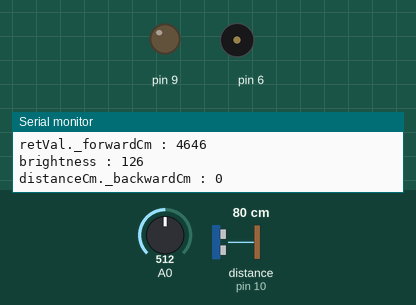
A sketch run on a simulated Arduino Uno, built with avr-gcc and run on an emulated ATmega328P. Shown: output pins drawn as LEDs (lit = HIGH), buzzer (waves = sounding), the last lines printed to the serial monitor. Wiring (inferred from the names in the program): ultrasonic range finder: trigger pin 3; echo pin 10. The test bench sets the inputs (shaded band); at power-on: distance to the obstacle (sensor on pin 10) 80 cm, A0 = 512. The echo pulse lasts 58.3 µs per cm; pins used as bus, display or sensor lines are not drawn.

Above: at 1.2 s.
1.3 s: distance to the obstacle (sensor on pin 10) set to 25 cm
4.3 s: distance to the obstacle (sensor on pin 10) set to 22 cm
At 5.4 s:
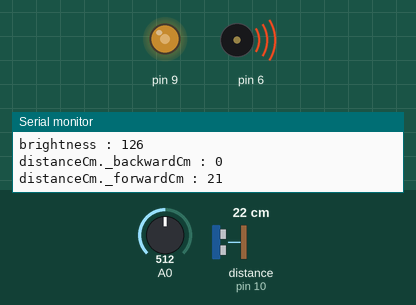
5.9 s: A0 set to 50
At 6.5 s:
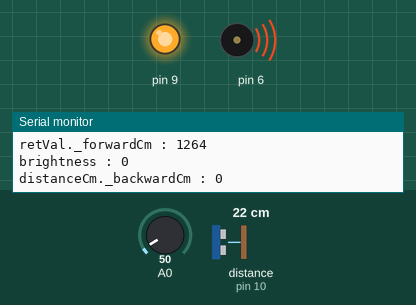
7.5 s: A0 set to 716
At 8.9 s:
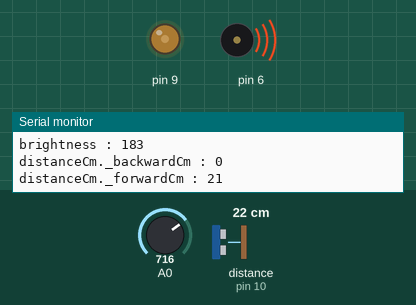
9.2 s: A0 set to 900
At 10.1 s:
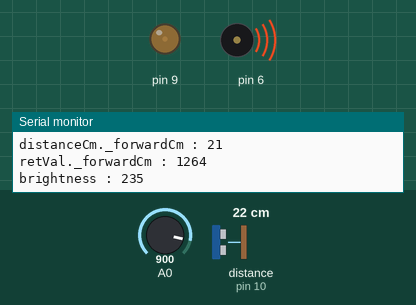
10.8 s: A0 set to 980
At 12.3 s:
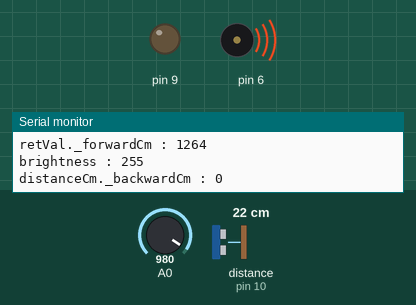
Timing chart, 0 to 13.4 s (numbered marks = the images above; inputs shaded):
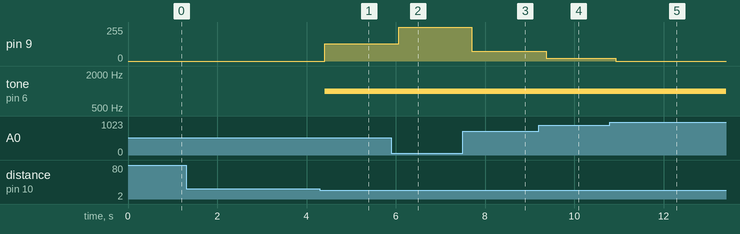

Measured:
- the behaviour switches between 24 and 23 cm on distance to the obstacle (sensor on pin 10) (found by bisection; images 0 and 1)
- after the input at 4.3 s, pin 9: 0/255 → 129/255 after 0.11 s; tone on pin 6: silent → 1000 Hz after 0.11 s
- after the input at 5.9 s, pin 9: 129/255 → 255/255 after 0.17 s
- after the input at 7.5 s, pin 9: 255/255 → 72/255 after 0.21 s
- after the input at 9.2 s, pin 9: 72/255 → 20/255 after 0.17 s
- after the input at 10.8 s, pin 9: 20/255 → 0/255 after 0.13 s

The sketch:

CollisionAlert_Nano.ino
```cpp
#include "./Wheelchair_Core.h"

// CollisionAlert.hpp
extern int MIN_GL5537_THRESHOLD; //최소 조도 센서 측정 임계 값
extern int MAX_GL5537_THRESHOLD; //최대 조도 센서 측정 임계 값
extern unsigned long COLLISION_ALERT_CM_THRESHOLD; //충돌 경고 임계 값 (cm 단위)

// GimbalStabilizer.hpp

WHEELCHAIR wheelchair;

/// <summary>
/// 한 번 실행
/// </summary>
void setup()
{
#ifdef DEBUG_MODE
  Serial.begin(BITS_PER_SECONDS);
#endif

  wheelchair.Init();

  //충돌 경고 위한 임계 값 설정
  MIN_GL5537_THRESHOLD = 60; //최소 조도 센서 측정 임계 값
  MAX_GL5537_THRESHOLD = 970; //최대 조도 센서 측정 임계 값
  COLLISION_ALERT_CM_THRESHOLD = (MIN_HCSR04_CM_RANGE + 20); //충돌 경고 임계 값 (cm 단위)
}

/// <summary>
/// 반복 실행
/// </summary>
void loop()
{
	wheelchair.RunTask();
}
```

Wheelchair.hpp
```cpp
#ifndef _WHEELCHAIR_HPP_
#define _WHEELCHAIR_HPP_

#include "./Wheelchair_Core.h"

/// <summary>
/// 휠체어 제어
/// </summary>
class WHEELCHAIR
{
public:
	/// <summary>
	/// WHEELCHAIR 생성자
	/// </summary>
	WHEELCHAIR()
	{
	}

	/// <summary>
	/// WHEELCHAIR 소멸자
	/// </summary>
	~WHEELCHAIR()
	{
	}

	/// <summary>
	/// 초기화 작업 수행
	/// </summary>
	void Init()
	{
		this->_collisionAlert.Init();
	}

	/// <summary>
	/// 작업 수행
	/// </summary>
	void RunTask()
	{
		this->_collisionAlert.RunTask();
	}

private:
	COLLISION_ALERT _collisionAlert; //충돌 경고
};
#endif
```

Wheelchair_Core.h
```cpp
#ifndef _WHEELCHAIR_CORE_H_
#define _WHEELCHAIR_CORE_H_

#define _VAR_DUMP(name, value) Serial.println(String(name) + " : " +  String(value)); //시리얼 통신에 "name : value" 출력
#define VAR_DUMP(var) _VAR_DUMP(#var, (var))
#define ERROR_LOG(msg) _VAR_DUMP("Error", msg) //오류 로그 출력

#define LENGTH(array) ((sizeof(array)) / (sizeof(array[0])))

#define ARDUINO_RESOLUTION_IN_BITS 10 //아두이노의 비트 단위 해상도
#define MIN_ADC_VALUE 0 //최소 아날로그-디지털 신호 변환 (ADC) 값
#define MAX_ADC_VALUE (((1) << ARDUINO_RESOLUTION_IN_BITS) - 1) //최대 아날로그-디지털 신호 변환 (ADC) 값
#define MIN_PWM_VALUE 0 //최소 펄스 폭 변조 (PWM) 값
#define MAX_PWM_VALUE 255 //최대 펄스 폭 변조 (PWM) 값
#define BITS_PER_SECONDS 9600 //시리얼 통신 위한 초당 비트 단위 전송 속도

#define DEBUG_MODE
#ifndef DEBUG_MODE
#define VAR_DUMP(var) //do nothing
#define ERROR_LOG(msg) //do nothing
#endif

#include <stdint.h>
#include <Arduino.h> // https://github.com/arduino/ArduinoCore-avr

#pragma message("--- Compile Target Architecture ---")
#if defined(ARDUINO_ARCH_AVR)
#pragma message("ARDUINO_ARCH_AVR")
#elif defined(ARDUINO_ARCH_SAM)
#pragma message("ARDUINO_ARCH_SAM")
#elif defined(ARDUINO_ARCH_SAMD)
#pragma message("ARDUINO_ARCH_SAMD")
#elif defined(ARDUINO_ARCH_STM32F4)
#pragma message("ARDUINO_ARCH_STM32F4")
#elif defined(ARDUINO_ARCH_NRF52)
#pragma message("ARDUINO_ARCH_NRF52")
#elif defined(ARDUINO_ARCH_MEGAAVR)
#pragma message("ARDUINO_ARCH_MEGAAVR")
#elif defined(ARDUINO_ARCH_MBED)
#pragma message("ARDUINO_ARCH_MBED")
#else
#error "Unknown Architecture"
#endif

//#include "./template/Singleton.hpp"
#include "./Wheelchair_Pin.h"

#include "./module/TimeSensitiveJobHandler.hpp"
#include "./module/CollisionAlert.hpp"
#include "./Wheelchair.hpp"
#endif
```

Wheelchair_Pin.h
```cpp
#ifndef _WHEELCHAIR_PIN_H_
#define _WHEELCHAIR_PIN_H_

/// <summary>
/// 충돌 경고 위한 핀 정의
/// </summary>
namespace collision_alert_pin
{
	const int HCSR04_BACKWARD_TRIG_OUTPUT = 5; //후방 장애물 감지 초음파 센서 트리거 핀 (PWM)
	const int HCSR04_FORWARD_TRIG_OUTPUT = 3; //전방 장애물 감지 초음파 센서 트리거 핀 (PWM)
	const int HCSR04_BACKWARD_ECHO_INPUT = 11; //후방 장애물 감지 초음파 센서 에코 핀
	const int HCSR04_FORWARD_ECHO_INPUT = 10; //전방 장애물 감지 초음파 센서 에코 핀

	const int GL5537_ANALOG_INPUT = A0; //조도 센서 (ANALOG)
	const int PIEZO_OUTPUT = 6; //충돌 경고 피에조 부저 (PWM)
	const int LED_OUTPUT = 9; //충돌 경고 LED (PWM)
}
#endif
```

CollisionAlert.hpp
```cpp
#ifndef _COLLISION_ALERT_HPP_
#define _COLLISION_ALERT_HPP_

#include "../Wheelchair_Core.h"

#define MIN_HCSR04_CM_RANGE 2 //초음파 거리 센서 최소 측정 가능 범위 (cm 단위)
#define MAX_HCSR04_CM_RANGE 400 //초음파 거리 센서 최대 측정 가능 범위 (cm 단위)
static int MIN_GL5537_THRESHOLD = 60; //최소 조도 센서 측정 임계 값
static int MAX_GL5537_THRESHOLD = 970; //최대 조도 센서 측정 임계 값
static unsigned long COLLISION_ALERT_CM_THRESHOLD = (MIN_HCSR04_CM_RANGE + 20); //충돌 경고 임계 값 (cm 단위)

/// <summary>
/// 장애물과의 cm 단위 거리
/// </summary>
struct DISTANCE_CM
{
	unsigned long _backwardCm; //후방 장애물과의 cm 단위 거리
	unsigned long _forwardCm; //전방 장애물과의 cm 단위 거리
};

/// <summary>
/// 충돌 경고
/// </summary>
class COLLISION_ALERT
{
public:
	/// <summary>
	/// COLLISION_ALERT 생성자
	/// </summary>
	COLLISION_ALERT()
	{
	}

	/// <summary>
	/// COLLISION_ALERT 소멸자
	/// </summary>
	~COLLISION_ALERT()
	{
	}

	/// <summary>
	/// 초기화 작업 수행
	/// </summary>
	void Init() const
	{
		//pinMode(collision_alert_pin::HCSR04_BACKWARD_ECHO_INPUT, INPUT);
		pinMode(collision_alert_pin::HCSR04_FORWARD_ECHO_INPUT, INPUT);
		pinMode(collision_alert_pin::HCSR04_FORWARD_TRIG_OUTPUT, OUTPUT);
		//pinMode(collision_alert_pin::HCSR04_BACKWARD_TRIG_OUTPUT, OUTPUT);

		pinMode(collision_alert_pin::PIEZO_OUTPUT, OUTPUT);
		pinMode(collision_alert_pin::LED_OUTPUT, OUTPUT);
	}

	/// <summary>
	/// 작업 수행
	/// </summary>
	void RunTask() const
	{
		uint8_t brightness = this->GetBrightnessFromGL5537(); //주변 밝기
		DISTANCE_CM distanceCm = this->GetDistanceCmFromHcsr04(); //전방, 후방 장애물과의 cm단위 거리

		VAR_DUMP(brightness);
		VAR_DUMP(distanceCm._backwardCm);
		VAR_DUMP(distanceCm._forwardCm);

		//if (distanceCm._backwardCm <= COLLISION_ALERT_CM_THRESHOLD ||
		//	distanceCm._forwardCm <= COLLISION_ALERT_CM_THRESHOLD) //전방 혹은 후방 장애물과의 cm단위 거리가 임계 값 이하일 경우
		if (distanceCm._forwardCm <= COLLISION_ALERT_CM_THRESHOLD)
		{
			analogWrite(collision_alert_pin::LED_OUTPUT,
				map(brightness,
					MIN_PWM_VALUE, MAX_PWM_VALUE,
					MAX_PWM_VALUE, MIN_PWM_VALUE)); //주변이 밝을 경우 최소 밝기 출력, 어두울 경우 최대 밝기 출력
			tone(collision_alert_pin::PIEZO_OUTPUT, 1000);
		}
		else //인접 한 장애물이 존재하지 않을 경우
		{
			analogWrite(collision_alert_pin::LED_OUTPUT, MIN_PWM_VALUE);
			noTone(collision_alert_pin::PIEZO_OUTPUT);
		}
	}

private:
	/// <summary>
	/// GL5537 조도 센서 (CdS Photoresistor)의 측정 값으로부터 변환 된 펄스 폭 변조 (PWM) 값 범위 내의 밝기 반환
	/// </summary>
	/// <returns>펄스 폭 변조 (PWM) 값 범위 내의 밝기</returns>
	uint8_t GetBrightnessFromGL5537() const
	{
		int retVal = analogRead(collision_alert_pin::GL5537_ANALOG_INPUT); //조도 센서 측정 값

		retVal = map(retVal,
			MIN_GL5537_THRESHOLD, MAX_GL5537_THRESHOLD,
			MIN_PWM_VALUE, MAX_PWM_VALUE); //임계 값 범위 내의 측정 값을 펄스 폭 변조 (PWM) 값 범위 내의 값으로 선형 사상

		return constrain(retVal,
			MIN_PWM_VALUE, MAX_PWM_VALUE);
	}

	/// <summary>
	/// HC-SR04 초음파 센서로부터 물체와의 cm 단위 거리 반환
	/// </summary>
	/// <returns>물체와의 cm 단위 거리</returns>
	DISTANCE_CM GetDistanceCmFromHcsr04() const
	{
		// https://randomnerdtutorials.com/complete-guide-for-ultrasonic-sensor-hc-sr04/
		// https://www.arduino.cc/reference/ko/language/functions/advanced-io/pulsein/
		//10마이크로초 이상 길이 (HIGH에 대한)의 펄스를 트리거 핀에 주어 작동 시작

		//digitalWrite(collision_alert_pin::HCSR04_BACKWARD_TRIG_OUTPUT, LOW);
		digitalWrite(collision_alert_pin::HCSR04_FORWARD_TRIG_OUTPUT, LOW);
		TIME_SENSITIVE_JOB_HANDLER::HandleNonBlockingInterruptDelayMs(5);
		//delayMicroseconds(5);
		//digitalWrite(collision_alert_pin::HCSR04_BACKWARD_TRIG_OUTPUT, HIGH);
		digitalWrite(collision_alert_pin::HCSR04_FORWARD_TRIG_OUTPUT, HIGH);
		TIME_SENSITIVE_JOB_HANDLER::HandleNonBlockingInterruptDelayMs(10);
		//delayMicroseconds(10);
		//digitalWrite(collision_alert_pin::HCSR04_BACKWARD_TRIG_OUTPUT, LOW);
		digitalWrite(collision_alert_pin::HCSR04_FORWARD_TRIG_OUTPUT, LOW);

		DISTANCE_CM retVal = { 0, };

		//HIGH 신호가 ECHO에 수신 될 때까지 측정 된 마이크로초 단위 시간
		//retVal._backwardCm =
		//	pulseIn(collision_alert_pin::HCSR04_BACKWARD_ECHO_INPUT, HIGH);
		retVal._forwardCm =
			pulseIn(collision_alert_pin::HCSR04_FORWARD_ECHO_INPUT, HIGH);

		//VAR_DUMP(retVal._backwardCm);
		VAR_DUMP(retVal._forwardCm);
		/***
			- 20도의 공기 중 음속 : 343m/s (0.034cm/µs)
			- 거리 = 시간 * 속도
			- 물체와의 거리 (초음파가 물체에 닿아 반사되어 수신 되는데 걸린 시간 측정) = (시간 / 2) * 속도

			---

			물체와의 거리 = (시간 * 0.034) / 2
		***/

		//물체와의 cm 단위 거리 계산
		//retVal._backwardCm = (retVal._backwardCm * 0.034) / 2;
		retVal._forwardCm = (retVal._forwardCm * 0.034) / 2;

		return retVal;
	}
};
#endif
```

TimeSensitiveJobHandler.hpp
```cpp
#ifndef _TIME_SENSITIVE_JOB_HANDLER_H_
#define _TIME_SENSITIVE_JOB_HANDLER_H_

#include "../Wheelchair_Core.h"

// https://www.best-microcontroller-projects.com/arduino-millis.html
// https://www.best-microcontroller-projects.com/arduino-timer-interrupt.html
// https://forum.arduino.cc/t/delay-and-interrupts/405046

using TIME_SENSITIVE_JOB_ADDR_TYPE = void(*)(void); //Time Sensitive 작업

/// <summary>
/// Time Sensitive 작업 핸들러
/// </summary>
class TIME_SENSITIVE_JOB_HANDLER
{
public:
	/// <summary>
	/// Time Sensitive 작업 수행 (인터럽트 차단)
	/// </summary>
	/// <param name="timeSensitiveJobAddrType">Time Sensitive 작업</param>
	static inline void HandleBlockingInterruptJob(TIME_SENSITIVE_JOB_ADDR_TYPE timeSensitiveJobAddrType)
	{
		cli(); //인터럽트 비활성화
		timeSensitiveJobAddrType(); //run
		sei(); //인터럽트 재활성화
	}

	/// <summary>
	/// 밀리초 단위 지연 수행 (인터럽트 비차단)
	/// </summary>
	/// <param name="msDuration">밀리초 단위 시간</param>
	static inline void HandleNonBlockingInterruptDelay(unsigned long msDuration)
	{
		unsigned long startMs = millis(); //호출 시점의 시간 (ms)

		while (millis() - startMs < msDuration) //대기해야 할 시간만큼 대기
		{
			//do nothing
		}
	}

	/// <summary>
	/// 마이크로초 단위 지연 수행 (인터럽트 비차단)
	/// </summary>
	/// <param name="usDuration">지연이 수행 될 마이크로초 단위 시간</param>
	static inline void HandleNonBlockingInterruptDelayMs(unsigned long usDuration)
	{
		unsigned long startUs = micros(); //호출 시점의 시간 (us)

		while (micros() - startUs < usDuration) //대기해야 할 시간만큼 대기
		{
			//do nothing
		}
	}

private:
	/// <summary>
	/// TIME_SENSITIVE_JOB_HANDLER 생성자
	/// </summary>
	TIME_SENSITIVE_JOB_HANDLER()
	{
	}

	/// <summary>
	/// TIME_SENSITIVE_JOB_HANDLER 소멸자
	/// </summary>
	~TIME_SENSITIVE_JOB_HANDLER()
	{
	}
};
#endif
```
